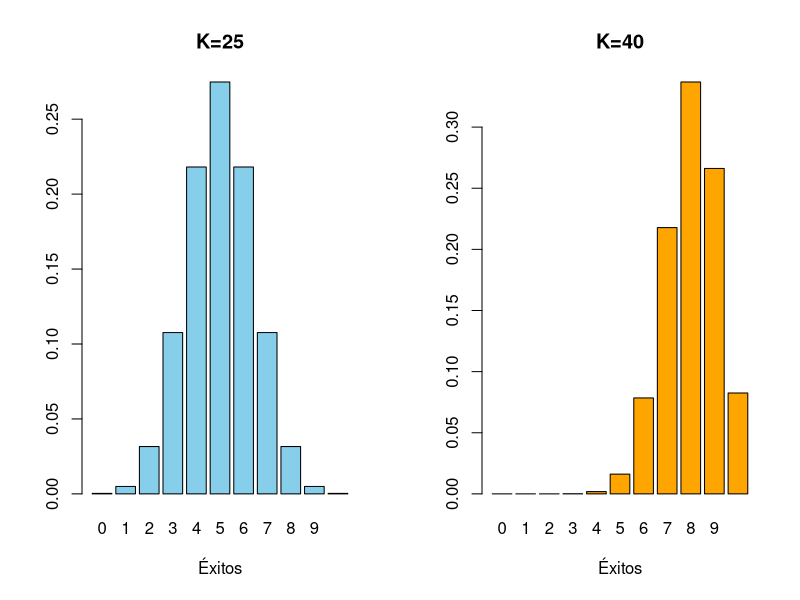
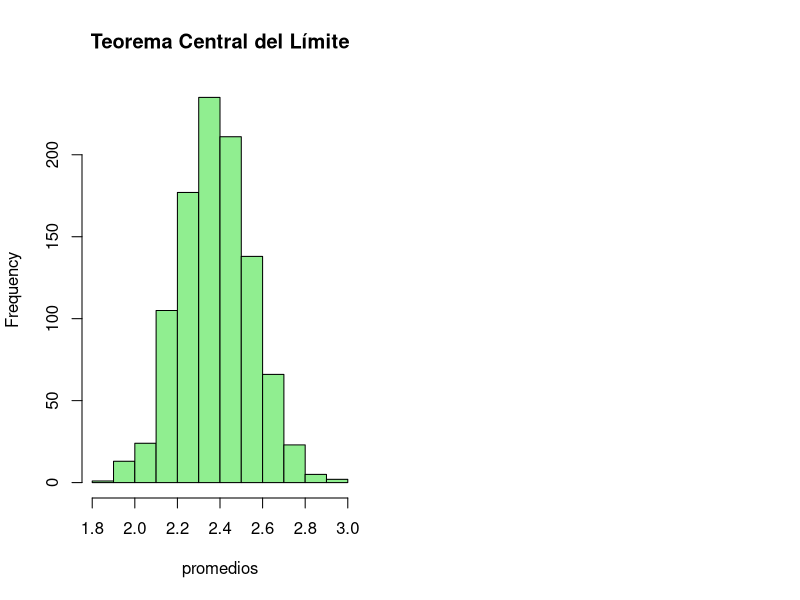

These figures' R source, in order:
## ---- chunk 1
x = 0:10
par(mfrow = c(1, 2))

# Caso 1: K=25
barplot(dhyper(x, 25, 25, 10), names.arg = x, col = "skyblue", main = "K=25", xlab = "Éxitos")

# Caso 2: K40
barplot(dhyper(x, 40, 10, 10), names.arg = x, col = "orange", main = "K=40", xlab = "Éxitos")
## ---- chunk 2
N=40; K=12; n=8

# fórmulas 
mediaf=n*(K/N)
varf=n*(K/N)*((N-K)/N)*((N-n)/(N-1))

mediaf
varf

# 1000 repeticiones
set.seed(123)
simulacion=rhyper(1000, K, N-K, n)

m=mean(simulacion)
v=var(simulacion)
m
v
## ---- chunk 3

set.seed(123)
promedios = replicate(1000, mean(rhyper(50, K, N - K, n)))

hist(promedios, col = "lightgreen", main = "Teorema Central del Límite")
